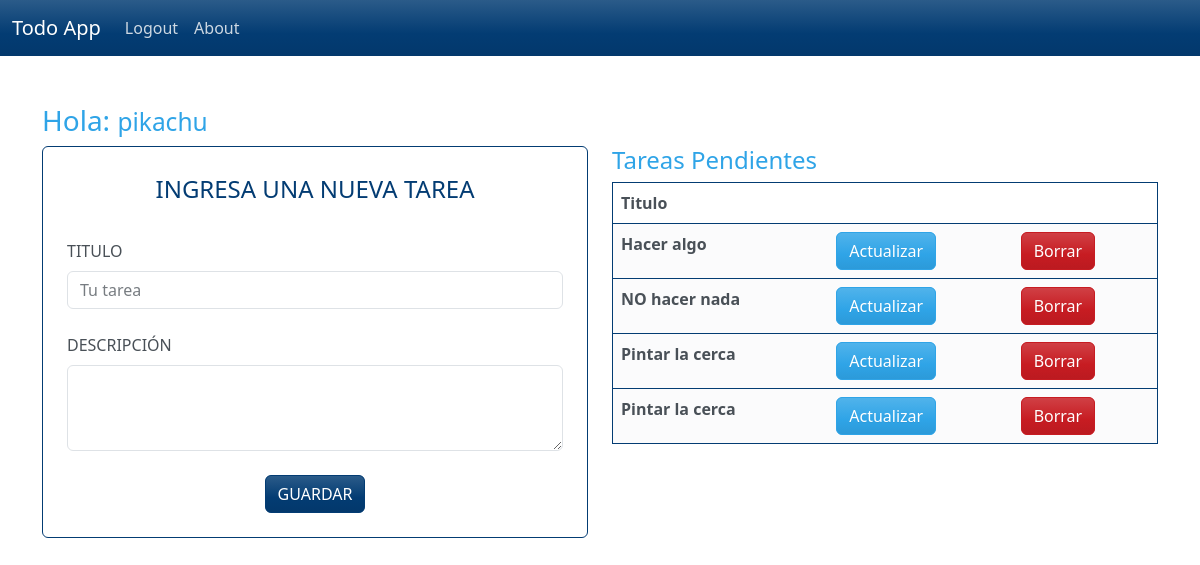
The page /tareas (signed in) on the database as committed earlier.
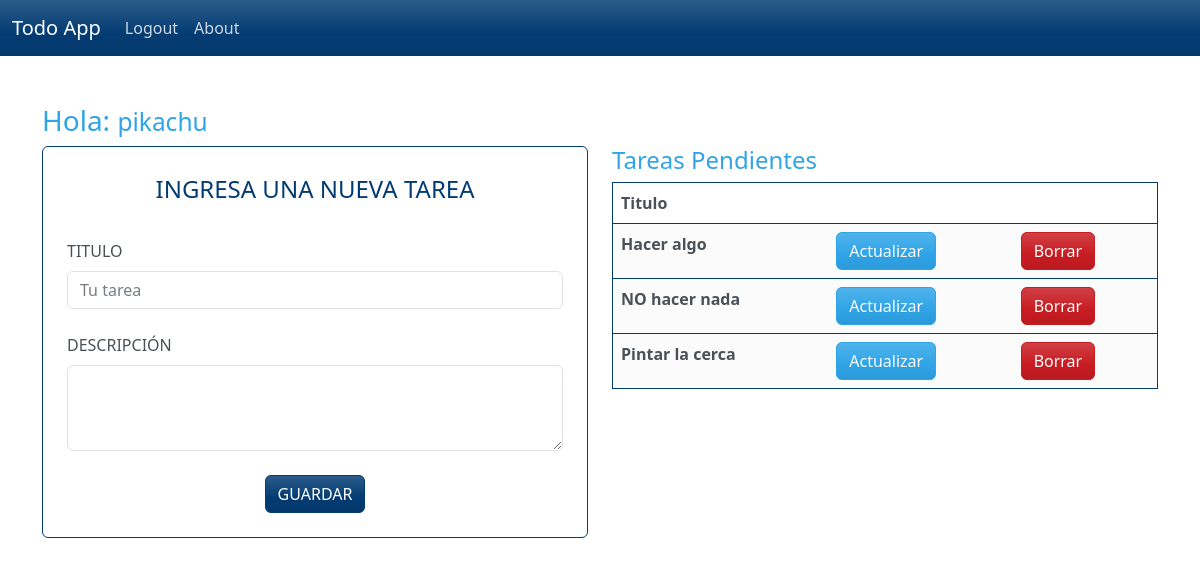
The same page on the database as committed later.
### tables this page shows
CREATE TABLE tareas (
                id INTEGER PRIMARY KEY AUTOINCREMENT,
                titulo TEXT NOT NULL,
                descripcion TEXT,
                fecha_creacion TEXT DEFAULT CURRENT_TIMESTAMP,
                user_id INTEGER NOT NULL,
                FOREIGN KEY (user_id) REFERENCES users(id) ON DELETE CASCADE
            );

### main.py (the view)
@app.route('/tareas', methods=["GET", "POST"])
def tareas():
    if 'user_id' not in session:
        return redirect(url_for('login'))
    tareas = []
    user_id = session['user_id']
    user_name = session['username']
    if 'user_id' not in session:
        return redirect(url_for('login'))
    if request.method == "POST":
        titulo = request.form['titulo'].strip()
        descripcion = request.form['descripcion'].strip()
        agregar_tarea(titulo,descripcion,user_id)
    tareas = buscar_tareas_por_user_id(user_id)
    print(tareas)
    return render_template('tareas.html',logged_in=True,user_name=user_name,tareas=tareas)

### database.py (called while the page is built)
def buscar_tareas_por_user_id(userid):
    with sqlite3.connect(DATABASE_PATH) as conn:
        conn.row_factory = sqlite3.Row #para que regrese un diccionario
        cursor = conn.cursor()
        cursor.execute("SELECT * FROM tareas WHERE user_id = ?",(userid,))
        tareas = cursor.fetchall()
        return tareas

### templates/tareas.html (shortened to what this page needs)
{% extends "base.html" %} {% block content %}
<div class="container mt-5">
  <div class="row">
    <h3>Hola: <small>{{user_name}}</small></h3>
  </div>
  <div class="row">
    <div class="col-12 col-md-6">
      <form method="post" class="border border-1 border-info p-4 rounded">
        <legend class="text-uppercase text-center text-info">
          Ingresa una nueva tarea
        </legend>
        <div class="row">
          <div>
            <label for="titulo" class="form-label mt-4 text-uppercase"
              >Titulo</label
            >
            <input
              type="text"
              class="form-control"
              id="titulo"
              name="titulo"
              placeholder="Tu tarea"
              autocomplete="off"
            />
          </div>
        </div>
        <div>
          <label for="exampleTextarea" class="text-uppercase form-label mt-4"
            >Descripción</label
          >
          <textarea
            class="form-control"
            name="descripcion"
            id="descripcion"
            rows="3"
          ></textarea>
        </div>
        <button
          class="btn btn-info text-uppercase mt-4 d-block mx-auto"
          type="submit"
        >
          Guardar
        </button>
      </form>
    </div>
    <div class="col-12 col-md-6">
        {% if tareas %}
            <h4>Tareas Pendientes</h4>
            <table class="table table-hover border border-1 border-info p-4">
            <thead>
                <tr>
                    <th scope="col">Titulo</th>
                    <th scope="col"></th>
                    <th scope="col"></th>
                </tr>
            </thead>
            {% for tarea in tareas %}
                <tr class="table-secondary border border-1 border-info p-4">
                <th scope="row">{{tarea['titulo']}}</th>
                <td><a class="btn btn-primary" href="{{ url_for('actulizar_tarea', id=tarea['id']) }}"">Actualizar</a></td>
                <td>
                    <form action="{{ url_for('borrar_tarea', id=tarea['id']) }}" method="POST" style="display:inline;">
                    <button class="btn btn-danger" type="submit">Borrar</button>
                </form>
                </td>
                </tr>
            {% endfor %}
            </table>
        {% else %}
             <p>NO Hay tareas</p>
        {% endif %}
    </div>
  </div>
</div>
{% endblock %}

### templates/base.html (shortened to what this page needs)
<!DOCTYPE html>
<html lang="en">
<head>
    <link rel="stylesheet" href="{{url_for('static',filename='bootstrap.css')}}">
</head>
<body>
    <nav class="navbar navbar-expand-lg bg-info" data-bs-theme="dark">
  <div class="container-fluid">
    <a class="navbar-brand" href="{{url_for('tareas')}}">Todo App</a>
    <div class="collapse navbar-collapse" id="navbarColor01">
      <ul class="navbar-nav me-auto">
        <li class="nav-item">
         {% if logged_in %}
            <a class="nav-link" href="{{url_for('cerrar_sesion')}}">Logout</a>
            {% else %}
            <a class="nav-link" href="{{url_for('login')}}">Login</a>
            <li class="nav-item">
            <a class="nav-link" href="{{url_for('registro')}}">Registro</a>
            </li>
          {% endif %}
        </li>
        <li class="nav-item">
          <a class="nav-link" href="#">About</a>
        </li>
      </ul>
    </div>
  </div>
</nav>
    {% block content %}
    {% endblock %}
</body>
</html>

Rows that differ between the two databases and show on the page:
removed tareas: titulo "Pintar la cerca"
